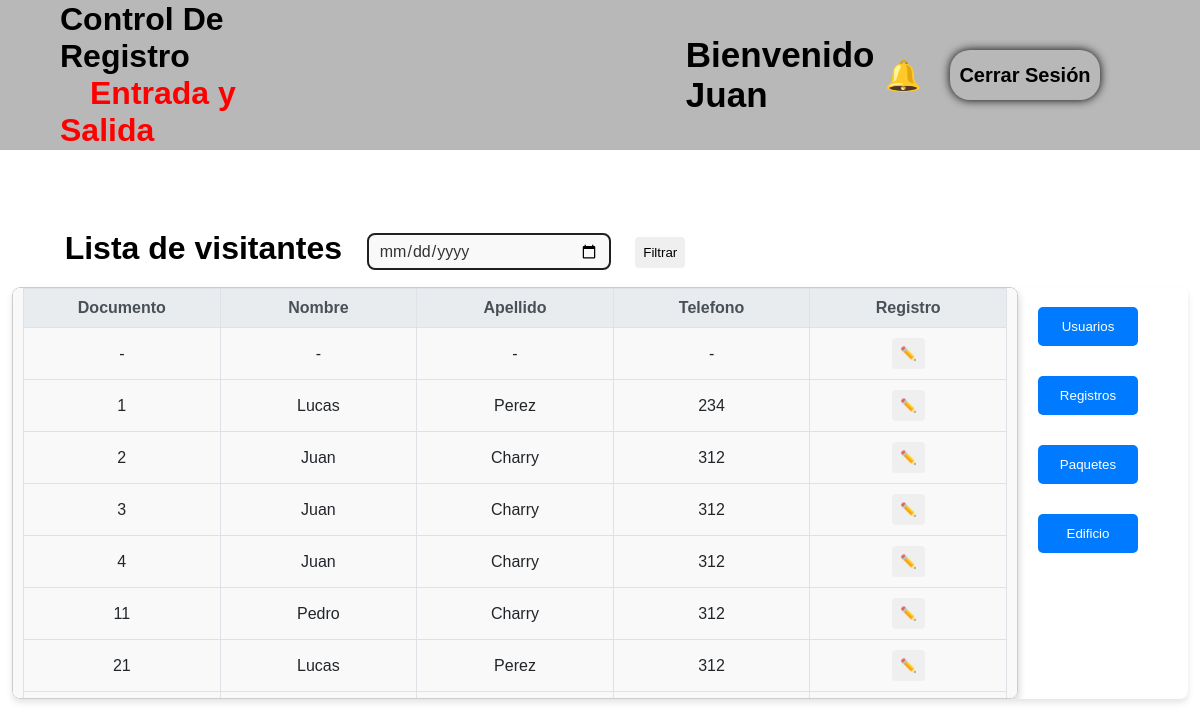
The app's page /HomeController/HistoryRecords (signed in), older data.
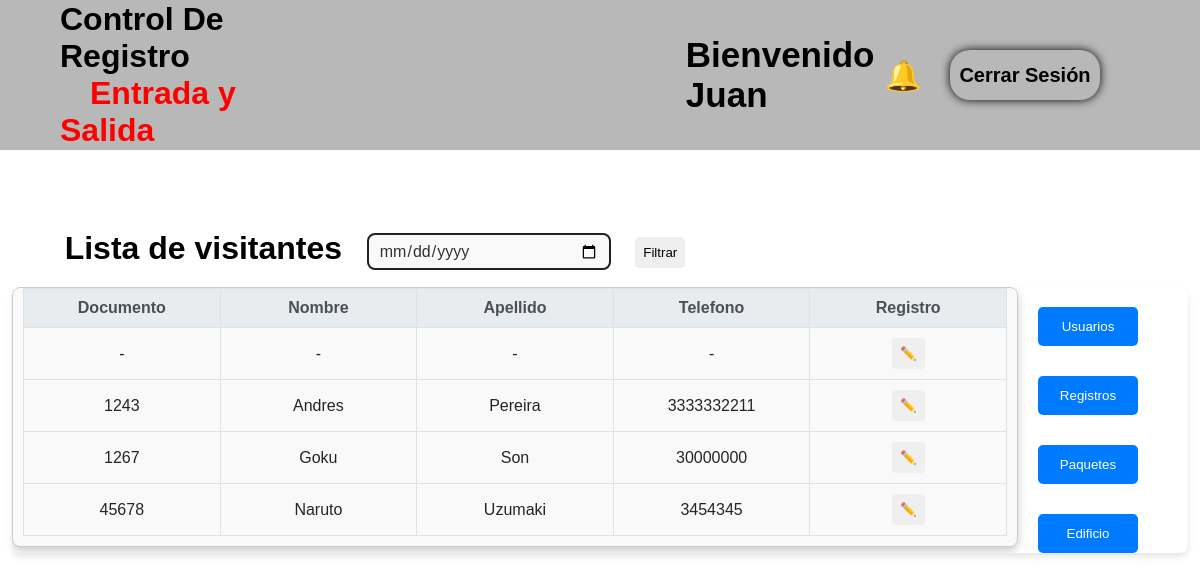
The same page, newer data.
### tables this page shows
CREATE TABLE `visitantes` (
  `Vi_id` int(10) NOT NULL,
  `Vi_nombres` varchar(50) NOT NULL,
  `Vi_apellidos` varchar(50) NOT NULL,
  `Vi_telefono` varchar(50) NOT NULL,
  PRIMARY KEY (`Vi_id`)
);

### app/controllers/HomeController.php (called while the page is built, shortened)
<?php
class HomeController extends Controlador
{
    private $visitorModel;
    public function __construct()
    {
        $this->visitorModel = $this->modelo('VisitorModel');
    }
    public function HistoryRecords()
    {
        $visitors = $this->visitorModel->getVisitrosByTable();
        $datos = [
            'visitors' => $visitors,
        ];
        $this->vista('pages/admin/historialViView', $datos);
    }
}

### app/utils/Core.php (called while the page is built, shortened)
<?php
class Core
{
    protected $metodoActual = 'index';
    public function __construct()
    {
        $url = $this->getUrl();
        if (file_exists('../app/controllers/' . ucwords(!isset($url) ? null : $url[0]) . '.php')) {
            unset($url[0]);
        }
        $this->controladorActual = new $this->controladorActual;
        if (isset($url[1])) {
            if (method_exists($this->controladorActual, $url[1])) {
                $this->metodoActual = $url[1];
                unset($url[1]);
            }
        }
        $this->parametros = $url ? array_values($url) : [];
        call_user_func_array([$this->controladorActual, $this->metodoActual], $this->parametros);
    }
    public function getUrl()
    {
        $url = null;
        if (isset($_GET['url']))
            $url = $_GET['url'];
        else{
            $result = $_SERVER['REQUEST_URI'];
            $url = substr($result, 1);
        }
        if (isset($url)) {
            $url = rtrim($url, '/');
            $url = filter_var($url, FILTER_SANITIZE_URL);
            $url = explode('/', $url);
            return $url;
        }
    }
}

### public/index.php (called while the page is built, shortened)
<?php
$iniciar = new Core;
?>

### app/utils/Base.php (called while the page is built, shortened)
<?php
class Base
{
    private $host = DB_HOST;
    private $usuario = DB_USUARIO;
    private $password = DB_PASSWORD;
    private $nombre_base = DB_NOMBRE;
    private $dbh;
    private $stmt;
    public function __construct()
    {
        $dsn = 'mysql:host=' . $this->host . ';dbname=' . $this->nombre_base;
        $opciones = array(
            PDO::ATTR_PERSISTENT => true,
            PDO::ATTR_ERRMODE => PDO::ERRMODE_EXCEPTION
        );
        try {
            $this->dbh = new PDO($dsn, $this->usuario, $this->password, $opciones);
            $this->dbh->exec('set names utf8');
        } catch (PDOException $e) {
            $this->error = $e->getMessage();
            echo $this->error;
        }
    }
    public function query($sql)
    {
        $this->stmt = $this->dbh->prepare($sql);
    }
    public function execute()
    {
        return $this->stmt->execute();
    }
    public function registros()
    {
        $this->execute();
        try {
            return $this->stmt->fetchAll(PDO::FETCH_OBJ);
        } catch (Exception $e) {
            return;
        }
    }
}

### app/models/VisitorModel.php (called while the page is built, shortened)
<?php
class VisitorModel
{
    private $db;
    public function __construct()
    {
        $this->db = new Base;
    }
    public function getVisitrosByTable()
    {
        $this->db->query("SELECT * FROM visitantes");
        return array_map(function ($registro) {
            return (array) $registro;
        }, $this->db->registros());
    }
}

### app/views/pages/admin/historialViVIew.php (the view, shortened to what this page needs)
<?php require_once RUTA_APP . '/views/inc/header-admin.php'; ?>
<div class="select">
    <h1 class="table-titulo">Lista de visitantes</h1>
    <form method="POST" action="<?php echo RUTA_URL; ?>/UserController/VisitantesPorFecha">
        <input type="date" name="fecha" id="fecha" value="<?php echo htmlspecialchars($_POST['fecha'] ?? ''); ?>">
        <button type="submit" class="filter-btn" style="position: relative; top: 33px; left:20px;">Filtrar</button>
    </form>
</div>
<div class="table-container">
    <div class="table-wrapper">
        <table>
            <thead>
                <tr>
                    <th>Documento</th>
                    <th>Nombre</th>
                    <th>Apellido</th>
                    <th>Telefono</th>
                    <th>Registro</th>
                </tr>
            </thead>
            <tbody>
                <?php
                if (isset($datos['visitors']) && is_array($datos['visitors']) && count($datos['visitors']) > 0) {
                    foreach ($datos['visitors'] as $historial) {
                        echo "<tr>";
                        echo "<td>" . (empty($historial['Vi_id']) ? '-' : $historial['Vi_id']) . "</td>";
                        echo "<td>" . (empty($historial['Vi_nombres']) ? '-' : $historial['Vi_nombres']) . "</td>";
                        echo "<td>" . (empty($historial['Vi_apellidos']) ? '-' : $historial['Vi_apellidos']) . "</td>";
                        echo "<td>" . (empty($historial['Vi_telefono']) ? '-' : $historial['Vi_telefono']) . "</td>";
                        echo "
                        <td>
                            <form id='historial-form' action='" . RUTA_URL . "/UserController/MostrarHistorial' method='POST'>
                                <input type='hidden' name='historial_id' value='" . htmlspecialchars($historial['Vi_id'] ?? '') . "'>
                                <input type='hidden' name='fecha' value='" . htmlspecialchars($_POST['fecha'] ?? '') . "'>
                                <button class='historial-btn' name='historial-btn'>✏️</button>
                            </form>
                        </td>";
                        echo "</tr>";
                    }
                } else {
                    echo "<tr><td colspan='5'>No hubo visitas en la fecha seleccionada.</td></tr>";
                }
                ?>
            </tbody>
        </table>
    </div>
    <div class="action-buttons">
        <a href="<?php echo RUTA_URL; ?>/HomeController/admin"><button class="action-btn">Usuarios</button></a>
        <a href="<?php echo RUTA_URL; ?>/HomeController/HistoryRecords"><button
                class="action-btn">Registros</button></a>
        <a href="<?php echo RUTA_URL; ?>/HomeController/HistoryPackages"><button
                class="action-btn">Paquetes</button></a>
        <a href="<?php echo RUTA_URL; ?>/HomeController/Edificios"><button class="action-btn">Edificio</button></a>
    </div>
</div>
<?php include RUTA_APP . '/views/inc/footer-visitante.php'; ?>

### app/utils/Controlador.php (shortened to what this page needs)
<?php
class Controlador
{
    public function modelo($modelo)
    {
        return new $modelo();
    }
    public function vista($vista, $datos = [])
    {
        if (file_exists('../app/views/' . $vista . '.php')) {
            require_once '../app/views/' . $vista . '.php';
        } else {
            die('la vista no existe');
        }
    }
}

### app/views/inc/header-admin.php (shortened to what this page needs)
<!DOCTYPE html>
<html lang="es">
<head>
    <link rel="stylesheet" href="<?php echo RUTA_URL ?>/css/administracion.css">
    <link rel="stylesheet" href="<?php echo RUTA_URL ?>/css/adminStyle.css">
    <link rel="stylesheet" href="<?php echo RUTA_URL ?>/css/Visitas.css">
    <link rel="stylesheet" href="https://cdnjs.cloudflare.com/ajax/libs/font-awesome/5.15.4/css/all.min.css">
</head>
<header>
    <div class="content_Encabezado">
        <h1 class="content_Encabezado-titulo">Control De Registro <br><samp
                style="color: red; margin-left: 30px;">Entrada y Salida</samp>
        </h1>
        <h3 class="var_sesion_admin">Bienvenido <?= $_SESSION['datos']->Us_usuario ?></h3>
        <form action="<?php echo RUTA_URL; ?>/HomeController/notificaciones_admin" method="POST" style="display:inline;">
            <button type="submit" style="background:none; border:none; cursor:pointer;">
                <span class="icons2" style=" font-size: 30px;">🔔</span>
            </button>
        </form>
        <div class="cerrar-sescion">
            <a href="<?php echo RUTA_URL; ?>/HomeController/index"><button class="boton">Cerrar Sesión</button></a>
        </div>
    </div>
</header>
<body>

### app/views/inc/footer-visitante.php (shortened to what this page needs)
</body>
</html>

### public/css/administracion.css (style rules this page uses)
* { margin: 0%; font-family: Arial, Helvetica, sans-serif !important; }
.content_Encabezado { margin-bottom: 50px; height: 150px; background-color: rgb(184, 184, 184); display: flex; justify-content: space-between; align-items: center; }
.content_Encabezado-titulo { margin-left: 60px; }
.table-container { width: 98%; max-width: 1500px; margin: 20px auto; background: #fff; border-radius: 8px; box-shadow: 0 4px 6px rgba(0, 0, 0, 0.1); overflow-x: auto; display: flex; justify-content: space-between; align-items: flex-start; position: relative; }
.table-wrapper { width: 85%; max-height: 400px; overflow-y: auto; border: 1px solid #ccc; }
.table-titulo { position: relative; margin-top: 30px; left: 20px; }
table { width: 100%; margin: 0; border-collapse: collapse; text-align: left; table-layout: fixed; }
thead { background-color: #f8f9fa; position: sticky; top: 0; z-index: 10; background-color: #f8f9fa; margin: 0; }
th, td { padding: 10px; border: 1px solid #dee2e6; text-align: center; }
th { background-color: #e9ecef; color: #495057; font-weight: bold; }
td { word-wrap: break-word; overflow-wrap: break-word; white-space: normal; color: #212529; }
tr { display: table-row; }
button { border: none; padding: 8px; border-radius: 4px; cursor: pointer; }
.action-buttons { display: flex; flex-direction: column; gap: 10px; margin-left: 20px; position: relative; }
.action-btn { background-color: #007bff; color: white; border: none; padding: 12px 20px; border-radius: 5px; cursor: pointer; text-align: center; width: 100px; margin-right: 50px; margin-top: 20px; }
.icons2 { width: 50px; }
input { padding: 10px; border: 1px solid #ccc; border-radius: 5px; font-size: 16px; transition: all 0.3s ease; }

### public/css/adminStyle.css (style rules this page uses)
.table-wrapper { flex: 2; border-radius: 8px; background-color: #f9f9f9; box-shadow: 0 4px 8px rgba(0, 0, 0, 0.2); padding: 10px; padding-top: 0px; }

### public/css/Visitas.css (style rules this page uses)
.var_sesion_admin { margin-left: 35%; color: black; font-size: 35px; width: auto; }
.boton { padding: 5px; width: 150px; height: 50px; font-size: 20px; margin-right: 100px; margin-left: 20px; font-weight: 700; cursor: pointer; border-radius: 20px; background-color: rgb(184, 184, 184); box-shadow: 0px 0px 10px 0px black; transition: all 1s; }
#fecha { width: 220px; height: 13px; padding: 10px; border: 2px solid #202020; border-radius: 8px; background-color: #f9f9f9; font-size: 16px; color: #333; position: relative; top: 33px; transition: all 0.3s ease; }
.select { display: flex; justify-content: space-evenly; width: 710px; }
.filter-btn { position: relative; top: 10px; }

Row changes from the older to the newer data that the page shows:
removed visitantes: Vi_id "1", Vi_nombres "Lucas", Vi_apellidos "Perez", Vi_telefono "234"
removed visitantes: Vi_id "2", Vi_nombres "Juan", Vi_apellidos "Charry", Vi_telefono "312"
removed visitantes: Vi_id "3", Vi_nombres "Juan", Vi_apellidos "Charry", Vi_telefono "312"
removed visitantes: Vi_id "4", Vi_nombres "Juan", Vi_apellidos "Charry", Vi_telefono "312"
removed visitantes: Vi_id "11", Vi_nombres "Pedro", Vi_apellidos "Charry", Vi_telefono "312"
removed visitantes: Vi_id "21", Vi_nombres "Lucas", Vi_apellidos "Perez", Vi_telefono "312"
added visitantes: Vi_id "1243", Vi_nombres "Andres", Vi_apellidos "Pereira", Vi_telefono "3333332211"
added visitantes: Vi_id "1267", Vi_nombres "Goku", Vi_apellidos "Son", Vi_telefono "30000000"
added visitantes: Vi_id "45678", Vi_nombres "Naruto", Vi_apellidos "Uzumaki", Vi_telefono "3454345"
